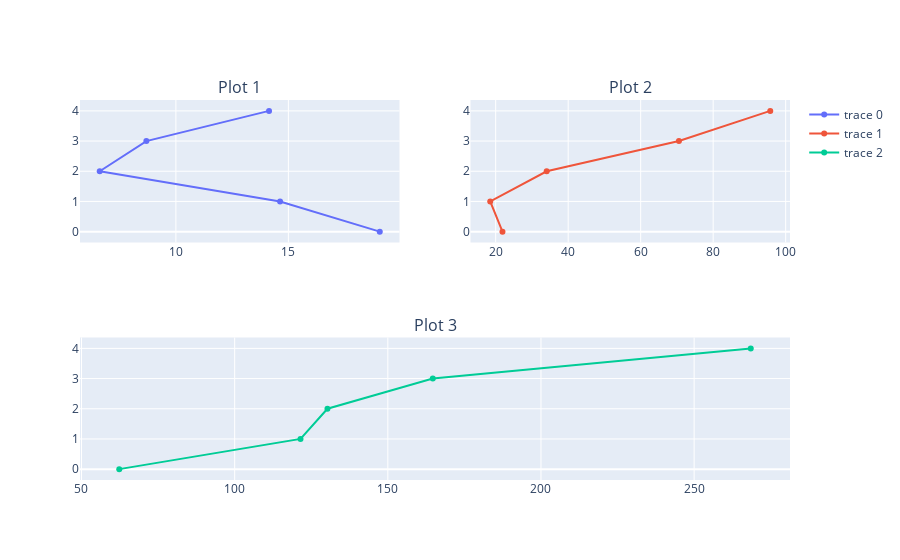

The cell this chart's notebook holds for it:
### Code cell
fig=make_subplots(rows=2,cols=2,subplot_titles=("Plot 1","Plot 2","Plot 3"),
                 specs=[[{},{}],[{"colspan":2},None]])

fig.add_trace((go.Scatter(x=weather["Temperature AVG"].head())),row=1,col=1)
fig.add_trace((go.Scatter(x=weather["Relative Humidity AVG"].head())),row=1,col=2)
fig.add_trace((go.Scatter(x=weather["Wind Direction AVG"].head())),row=2,col=1)
fig.show()

### Figure 1 — Plotly figure (JSON) as saved in the notebook; plotly's stock layout.template omitted (floating-point values rounded to 4 significant figures)
{"data": [{"type": "scatter", "x": [19.06, 14.63, 6.614, 8.687, 14.14], "xaxis": "x", "yaxis": "y"}, {"type": "scatter", "x": [21.87, 18.49, 34.07, 70.56, 95.75], "xaxis": "x2", "yaxis": "y2"}, {"type": "scatter", "x": [62.33, 121.5, 130.3, 164.7, 268.5], "xaxis": "x3", "yaxis": "y3"}], "layout": {"annotations": [{"font": {"size": 16}, "showarrow": false, "text": "Plot 1", "x": 0.225, "xanchor": "center", "xref": "paper", "y": 1, "yanchor": "bottom", "yref": "paper"}, {"font": {"size": 16}, "showarrow": false, "text": "Plot 2", "x": 0.775, "xanchor": "center", "xref": "paper", "y": 1, "yanchor": "bottom", "yref": "paper"}, {"font": {"size": 16}, "showarrow": false, "text": "Plot 3", "x": 0.5, "xanchor": "center", "xref": "paper", "y": 0.375, "yanchor": "bottom", "yref": "paper"}], "autosize": true, "xaxis": {"anchor": "y", "autorange": true, "domain": [0, 0.45], "range": [5.602, 20.08], "type": "linear"}, "xaxis2": {"anchor": "y2", "autorange": true, "domain": [0.55, 1], "range": [12.21, 102.0], "type": "linear"}, "xaxis3": {"anchor": "y3", "autorange": true, "domain": [0, 1], "range": [48.54, 282.3], "type": "linear"}, "yaxis": {"anchor": "x", "autorange": true, "domain": [0.625, 1], "range": [-0.5352, 4.535]}, "yaxis2": {"anchor": "x2", "autorange": true, "domain": [0.625, 1], "range": [-0.5352, 4.535]}, "yaxis3": {"anchor": "x3", "autorange": true, "domain": [0, 0.375], "range": [-0.5352, 4.535]}}}
